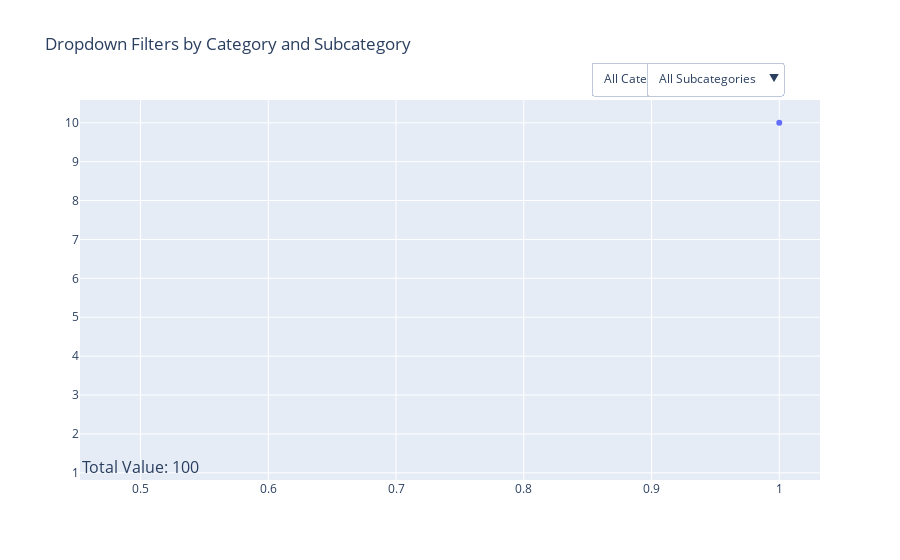

Here is the notebook cell this chart was saved with:
### Code cell
import plotly.graph_objects as go
import pandas as pd

# Sample data with category, subcategory, and total_value columns
data = {
    "Category": ["A", "A", "B", "B", "C", "C"],
    "Subcategory": ["X", "Y", "X", "Y", "X", "Y"],
    "X": [1, 2, 3, 4, 5, 6],
    "Y": [10, 15, 13, 17, 21, 25],
    "total_value": [100, 150, 130, 170, 210, 250],  # New column for summing
}
df = pd.DataFrame(data)

# Create the figure
fig = go.Figure()

# Add traces for each combination of category and subcategory
for category in df["Category"].unique():
    for subcategory in df["Subcategory"].unique():
        filtered_df = df[(df["Category"] == category) & (df["Subcategory"] == subcategory)]
        fig.add_trace(
            go.Scatter(
                x=filtered_df["X"],
                y=filtered_df["Y"],
                name=f"{category} - {subcategory}",
                visible=True if (category == "A" and subcategory == "X") else False,  # Show only one trace by default
            )
        )

# Function to calculate the sum of total_value based on visible traces
def calculate_total_value(visible_traces):
    total = 0
    for trace, visible in zip(fig.data, visible_traces):
        if visible:
            category, subcategory = trace.name.split(" - ")
            filtered_df = df[(df["Category"] == category) & (df["Subcategory"] == subcategory)]
            total += filtered_df["total_value"].sum()
    return total

# Initial total value calculation
initial_total = calculate_total_value([trace.visible for trace in fig.data])

# Create dropdown menu for Category (first dropdown on the right)
category_dropdown = [
    {
        "label": "All Categories",
        "method": "update",
        "args": [
            {"visible": [True] * len(fig.data)},
            {
                "title": "All Categories",
                "annotations": [{"text": f"Total Value: {calculate_total_value([True] * len(fig.data))}", "x": 0.5, "y": 1.15, "showarrow": False}],
            },
        ],
    }
] + [
    {
        "label": f"Category {category}",
        "method": "update",
        "args": [
            {"visible": [trace.name.startswith(f"{category}") for trace in fig.data]},
            {
                "title": f"Category {category}",
                "annotations": [
                    {
                        "text": f"Total Value: {calculate_total_value([trace.name.startswith(f'{category}') for trace in fig.data])}",
                        "x": 0.5,
                        "y": 1.15,
                        "showarrow": False,
                    }
                ],
            },
        ],
    }
    for category in df["Category"].unique()
]

# Create dropdown menu for Subcategory (second dropdown on the right)
subcategory_dropdown = [
    {
        "label": "All Subcategories",
        "method": "update",
        "args": [
            {"visible": [True] * len(fig.data)},
            {
                "title": "All Subcategories",
                "annotations": [{"text": f"Total Value: {calculate_total_value([True] * len(fig.data))}", "x": 0.5, "y": 1.15, "showarrow": False}],
            },
        ],
    }
] + [
    {
        "label": f"Subcategory {subcategory}",
        "method": "update",
        "args": [
            {"visible": [trace.name.endswith(f"{subcategory}") for trace in fig.data]},
            {
                "title": f"Subcategory {subcategory}",
                "annotations": [
                    {
                        "text": f"Total Value: {calculate_total_value([trace.name.endswith(f'{subcategory}') for trace in fig.data])}",
                        "x": 0.5,
                        "y": 1.15,
                        "showarrow": False,
                    }
                ],
            },
        ],
    }
    for subcategory in df["Subcategory"].unique()
]

# Update layout with dropdowns and initial annotation
fig.update_layout(
    updatemenus=[
        # First dropdown (Category)
        {
            "buttons": category_dropdown,
            "direction": "down",
            "showactive": True,
            "x": 0.85,  # Position on the right
            "y": 1.1,
        },
        # Second dropdown (Subcategory)
        {
            "buttons": subcategory_dropdown,
            "direction": "down",
            "showactive": True,
            "x": 0.95,  # Position to the right of the first dropdown
            "y": 1.1,
        },
    ],
    title="Dropdown Filters by Category and Subcategory",
    annotations=[
        {
            "text": f"Total Value: {initial_total}",
            "x": 0.5,  # Center of the chart
            "y": 1.15,  # Above the title
            "showarrow": False,
            "font": {"size": 16},
        }
    ],
)

# Export to HTML
fig.write_html("plot_with_dynamic_total_value.html")

# Show the plot (optional)
fig.show()

### Figure 1 — Plotly figure (JSON) as saved in the notebook; plotly's stock layout.template omitted (floating-point values rounded to 4 significant figures)
{"data": [{"name": "A - X", "type": "scatter", "visible": true, "x": [1], "y": [10]}, {"name": "A - Y", "type": "scatter", "visible": false, "x": [2], "y": [15]}, {"name": "B - X", "type": "scatter", "visible": false, "x": [3], "y": [13]}, {"name": "B - Y", "type": "scatter", "visible": false, "x": [4], "y": [17]}, {"name": "C - X", "type": "scatter", "visible": false, "x": [5], "y": [21]}, {"name": "C - Y", "type": "scatter", "visible": false, "x": [6], "y": [25]}], "layout": {"annotations": [{"font": {"size": 16}, "showarrow": false, "text": "Total Value: 100", "x": 0.5, "y": 1.15}], "title": {"text": "Dropdown Filters by Category and Subcategory"}, "updatemenus": [{"buttons": [{"args": [{"visible": [true, true, true, true, true, true]}, {"annotations": [{"showarrow": false, "text": "Total Value: 1010", "x": 0.5, "y": 1.15}], "title": "All Categories"}], "label": "All Categories", "method": "update"}, {"args": [{"visible": [true, true, false, false, false, false]}, {"annotations": [{"showarrow": false, "text": "Total Value: 250", "x": 0.5, "y": 1.15}], "title": "Category A"}], "label": "Category A", "method": "update"}, {"args": [{"visible": [false, false, true, true, false, false]}, {"annotations": [{"showarrow": false, "text": "Total Value: 300", "x": 0.5, "y": 1.15}], "title": "Category B"}], "label": "Category B", "method": "update"}, {"args": [{"visible": [false, false, false, false, true, true]}, {"annotations": [{"showarrow": false, "text": "Total Value: 460", "x": 0.5, "y": 1.15}], "title": "Category C"}], "label": "Category C", "method": "update"}], "direction": "down", "showactive": true, "x": 0.85, "y": 1.1}, {"buttons": [{"args": [{"visible": [true, true, true, true, true, true]}, {"annotations": [{"showarrow": false, "text": "Total Value: 1010", "x": 0.5, "y": 1.15}], "title": "All Subcategories"}], "label": "All Subcategories", "method": "update"}, {"args": [{"visible": [true, false, true, false, true, false]}, {"annotations": [{"showarrow": false, "text": "Total Value: 440", "x": 0.5, "y": 1.15}], "title": "Subcategory X"}], "label": "Subcategory X", "method": "update"}, {"args": [{"visible": [false, true, false, true, false, true]}, {"annotations": [{"showarrow": false, "text": "Total Value: 570", "x": 0.5, "y": 1.15}], "title": "Subcategory Y"}], "label": "Subcategory Y", "method": "update"}], "direction": "down", "showactive": true, "x": 0.95, "y": 1.1}]}}
